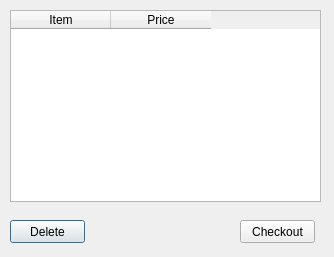
<?xml version="1.0" encoding="UTF-8"?>
<ui version="4.0">
 <class>ShoppingCart</class>
 <widget class="QDialog" name="ShoppingCart">
  <property name="geometry">
   <rect>
    <x>0</x>
    <y>0</y>
    <width>334</width>
    <height>257</height>
   </rect>
  </property>
  <property name="windowTitle">
   <string>Dialog</string>
  </property>
  <widget class="QTableWidget" name="tableWidget">
   <property name="geometry">
    <rect>
     <x>10</x>
     <y>10</y>
     <width>311</width>
     <height>192</height>
    </rect>
   </property>
   <column>
    <property name="text">
     <string>Item</string>
    </property>
   </column>
   <column>
    <property name="text">
     <string>Price</string>
    </property>
   </column>
  </widget>
  <widget class="QPushButton" name="deleteButton">
   <property name="geometry">
    <rect>
     <x>10</x>
     <y>220</y>
     <width>75</width>
     <height>23</height>
    </rect>
   </property>
   <property name="text">
    <string>Delete</string>
   </property>
  </widget>
  <widget class="QPushButton" name="checkoutButton">
   <property name="geometry">
    <rect>
     <x>240</x>
     <y>220</y>
     <width>75</width>
     <height>23</height>
    </rect>
   </property>
   <property name="text">
    <string>Checkout</string>
   </property>
  </widget>
  <widget class="QLabel" name="label">
   <property name="enabled">
    <bool>true</bool>
   </property>
   <property name="geometry">
    <rect>
     <x>100</x>
     <y>220</y>
     <width>131</width>
     <height>16</height>
    </rect>
   </property>
   <property name="font">
    <font>
     <weight>75</weight>
     <bold>true</bold>
    </font>
   </property>
   <property name="text">
    <string/>
   </property>
   <property name="alignment">
    <set>Qt::AlignCenter</set>
   </property>
  </widget>
 </widget>
 <resources/>
 <connections/>
</ui>
